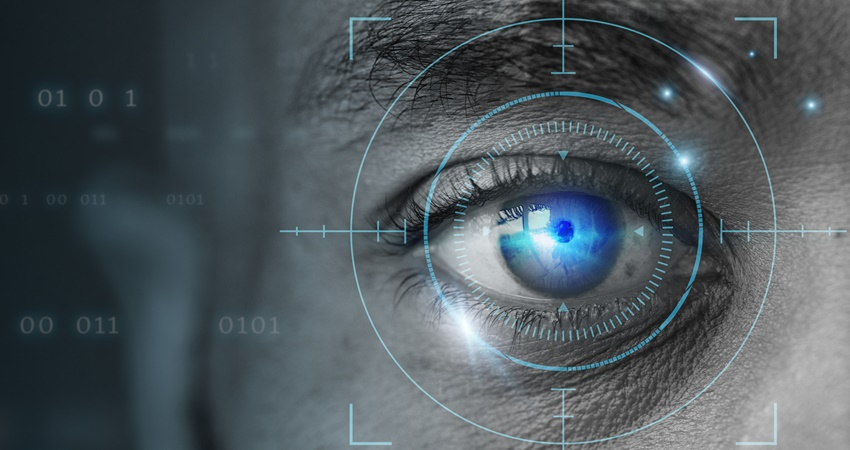
%> input picture 1st_exp/aa.jpg, 850 x 450 px
$ octave basic.m   (GNU Octave 9; MATLAB toolbox functions it lacks are replaced by stand-ins)
%> lines starting %> are read from the running program, lines starting %| are printed output that depends on the picture

A=imread('C:\Users\vignan\Desktop\dip\1st_exp\aa.jpg');
%> A is the input picture: size 450x850x3 uint8; mean R, G, B 77.4, 86.9, 92

B=imread('C:\Users\vignan\Desktop\dip\1st_exp\bb.jpg');
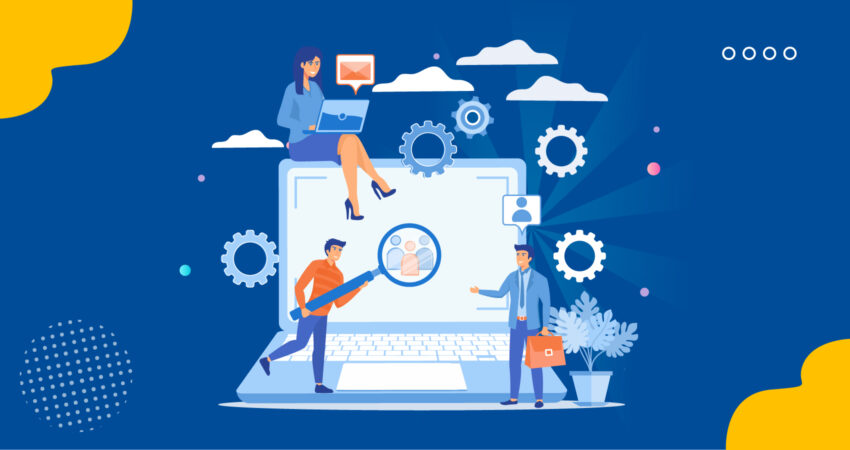
%> input picture 1st_exp/bb.jpg, 850 x 450 px
%> B is the input picture: size 450x850x3 uint8; mean R, G, B 60.4, 115.4, 164.1
l=imsubtract(A,B);
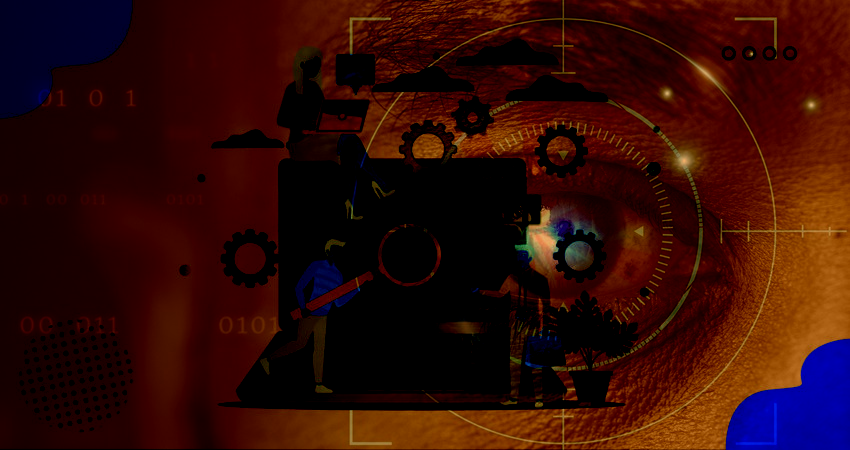
%> l: size 450x850x3 uint8; mean R, G, B 49.1, 11.1, 6.5
k=imadd(A,B);
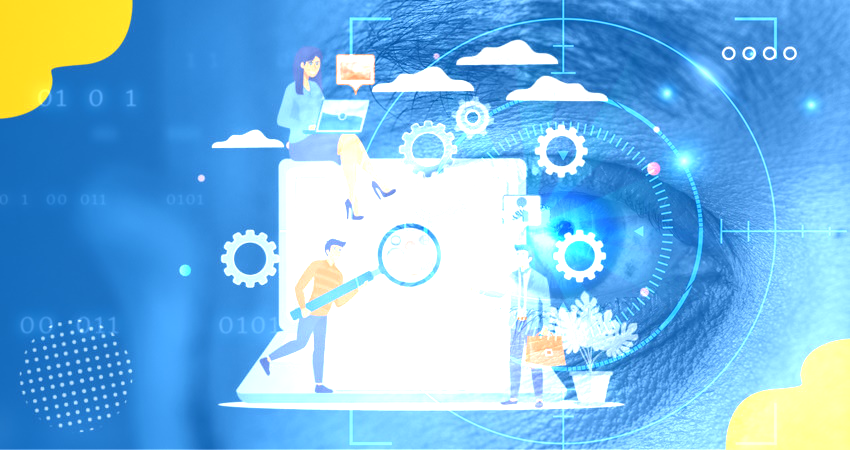
%> k: size 450x850x3 uint8; mean R, G, B 120.4, 182.6, 226.5
j=immultiply(A,B);
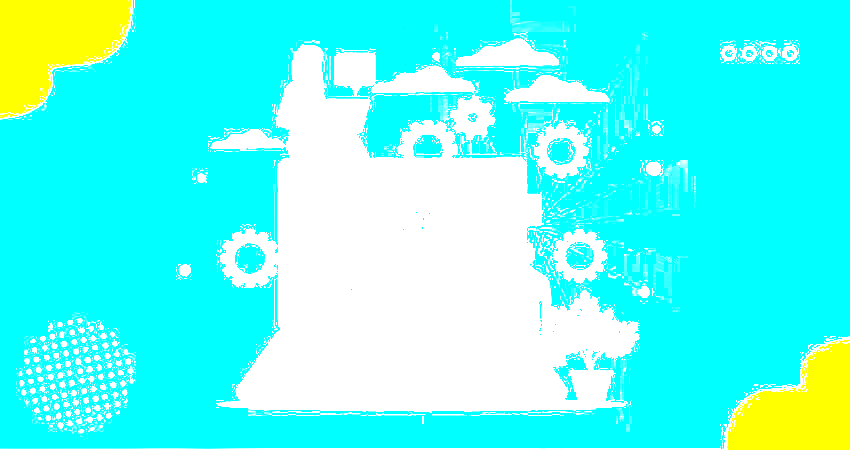
%> j: size 450x850x3 uint8; mean R, G, B 88.4, 255, 242.7
imshow(j)
f=bitand(A,255);
z=imdivide(A,B);
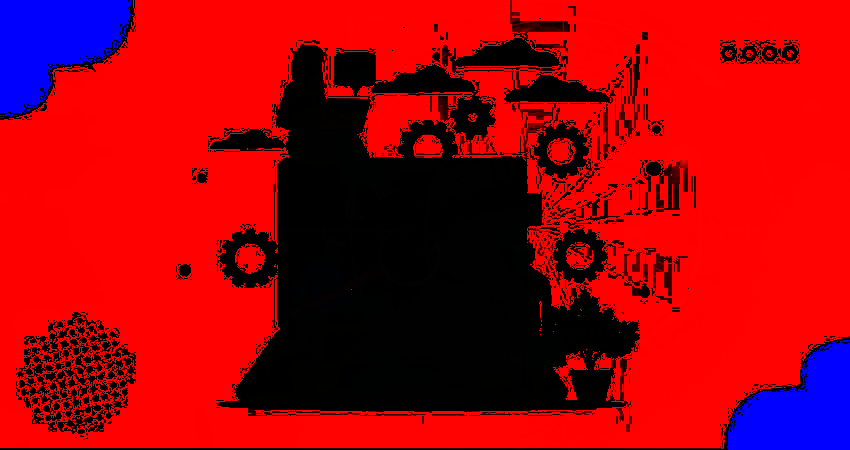
%> z: size 450x850x3 uint8; mean R, G, B 162.2, 0.9, 12.8
imshow(z)
